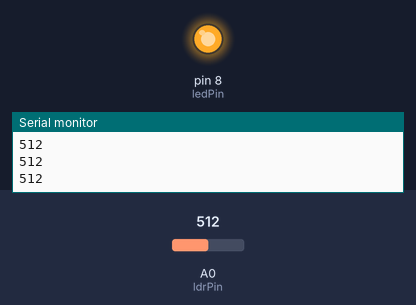
Simulated run of this sketch. Board: Arduino Uno, built with avr-gcc and run on an emulated ATmega328P. Parts: output pins drawn as LEDs (lit = HIGH), the last lines printed to the serial monitor. The inputs (shaded band) are chosen by the test bench; at power-on: A0 (ldrPin) = 512.

Above: at 1.2 s.
1.3 s: A0 (ldrPin) set to 685
2.8 s: A0 (ldrPin) set to 709
At 3.8 s:
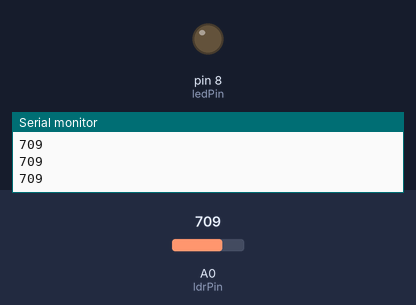
4.3 s: A0 (ldrPin) set to 690
At 4.8 s:
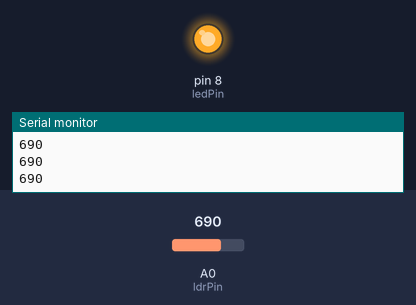
5.8 s: A0 (ldrPin) set to 710
At 6.1 s:
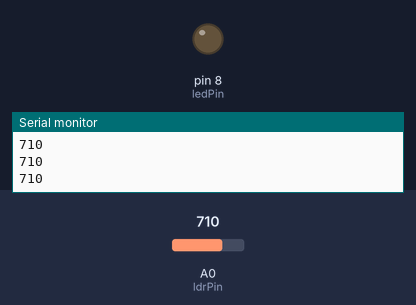
Timing chart, 0 to 8.3 s (numbered marks = the images above; inputs shaded):
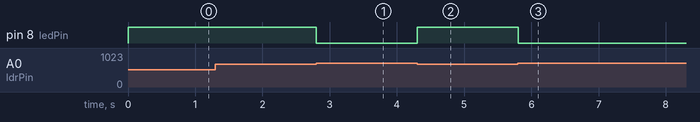

Measured:
- the behaviour switches between 700 and 701 on A0 (ldrPin) (found by bisection; images 0 and 1)
- after the input at 2.8 s, pin 8 (ledPin): HIGH → LOW at once
- after the input at 4.3 s, pin 8 (ledPin): LOW → HIGH at once
- after the input at 5.8 s, pin 8 (ledPin): HIGH → LOW at once

The sketch:

led_and_ldr.ino
```cpp
const int ldrPin = A0;
const int ledPin = 8;
int ldrVal;

void setup() {
 pinMode(ldrPin, INPUT);
 pinMode(ledPin, OUTPUT);

 Serial.begin(9600);
}

void loop() {
  ldrVal = analogRead(ldrPin);
  if(ldrVal <= 700) {
    digitalWrite(ledPin, HIGH);
  } else {
    digitalWrite(ledPin, LOW);
  }

  Serial.println(ldrVal);
}
```
